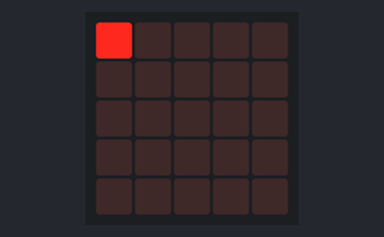
Recording of a program running on a simulated BBC micro:bit (MakeCode). Parts: the board's 5×5 LED display.

Above: at 0.1 s.
At 0.7 s:
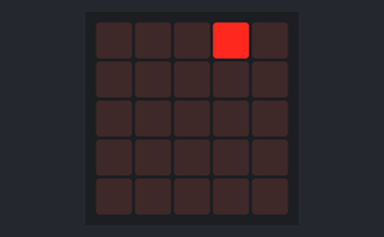
At 1.3 s:
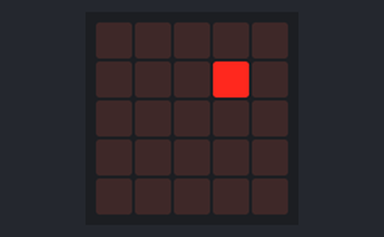
At 2.5 s:
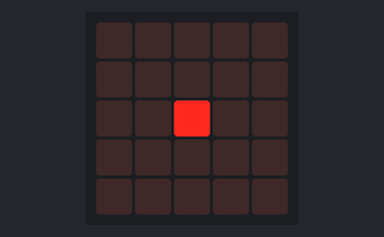
At 3.7 s:
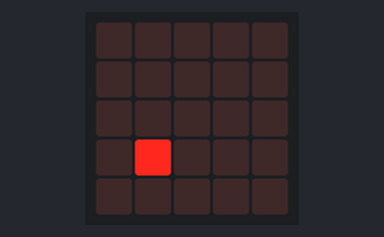
At 4.91 s:
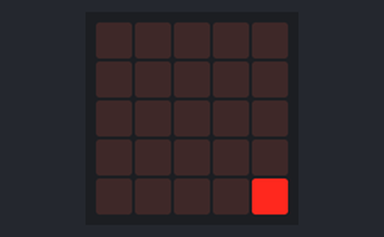

Measured:
- by itself, everything shown: repeats every 5.0 s, in 25 steps

The program:

main.ts
```typescript
let x = 0
let y = 0
basic.forever(function on_forever() {

    let posX = x
    let posY = y
    let flag = true
    while (1) {
        led.plot(posX, posY)
        basic.pause(200)
        led.unplot(posX, posY)
        if (flag) {
            posX += 1
            if (posX > 4) {
                posX -= 1
                flag = false
                posY += 1
                if (posY > 4) {
                    break
                }

            }

        } else {
            posX -= 1
            if (posX < 0) {
                posX += 1
                flag = true
                posY += 1
            }

        }

    }
})
```

test.ts
```typescript
// テストはここに来ます。このパッケージが拡張機能として使用されるときにはコンパイルされません。
```
